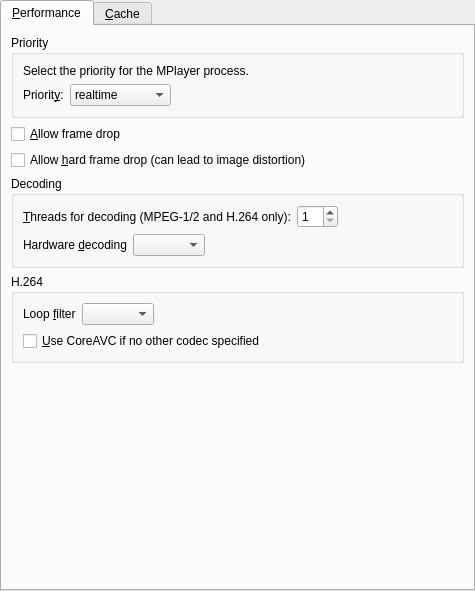
<?xml version="1.0" encoding="UTF-8"?>
<ui version="4.0">
 <class>TPerformance</class>
 <widget class="QWidget" name="TPerformance">
  <property name="geometry">
   <rect>
    <x>0</x>
    <y>0</y>
    <width>475</width>
    <height>591</height>
   </rect>
  </property>
  <layout class="QVBoxLayout">
   <property name="spacing">
    <number>6</number>
   </property>
   <property name="margin">
    <number>0</number>
   </property>
   <item>
    <widget class="QTabWidget" name="tabWidget">
     <property name="currentIndex">
      <number>0</number>
     </property>
     <widget class="QWidget" name="tab">
      <attribute name="title">
       <string>&amp;Performance</string>
      </attribute>
      <layout class="QVBoxLayout" name="verticalLayout_2">
       <item>
        <widget class="QGroupBox" name="priority_group">
         <property name="title">
          <string>Priority</string>
         </property>
         <layout class="QVBoxLayout">
          <property name="spacing">
           <number>6</number>
          </property>
          <property name="margin">
           <number>9</number>
          </property>
          <item>
           <widget class="QLabel" name="priority_intro_label">
            <property name="text">
             <string>Select the priority for the MPlayer process.</string>
            </property>
            <property name="wordWrap">
             <bool>false</bool>
            </property>
           </widget>
          </item>
          <item>
           <layout class="QHBoxLayout">
            <property name="spacing">
             <number>6</number>
            </property>
            <property name="margin">
             <number>0</number>
            </property>
            <item>
             <widget class="QLabel" name="priority_label">
              <property name="text">
               <string>Priorit&amp;y:</string>
              </property>
              <property name="wordWrap">
               <bool>false</bool>
              </property>
              <property name="buddy">
               <cstring>priority_combo</cstring>
              </property>
             </widget>
            </item>
            <item>
             <widget class="QComboBox" name="priority_combo">
              <item>
               <property name="text">
                <string>realtime</string>
               </property>
              </item>
              <item>
               <property name="text">
                <string>high</string>
               </property>
              </item>
              <item>
               <property name="text">
                <string>abovenormal</string>
               </property>
              </item>
              <item>
               <property name="text">
                <string>normal</string>
               </property>
              </item>
              <item>
               <property name="text">
                <string>belownormal</string>
               </property>
              </item>
              <item>
               <property name="text">
                <string>idle</string>
               </property>
              </item>
             </widget>
            </item>
            <item>
             <spacer>
              <property name="orientation">
               <enum>Qt::Horizontal</enum>
              </property>
              <property name="sizeType">
               <enum>QSizePolicy::Expanding</enum>
              </property>
              <property name="sizeHint" stdset="0">
               <size>
                <width>201</width>
                <height>21</height>
               </size>
              </property>
             </spacer>
            </item>
           </layout>
          </item>
         </layout>
        </widget>
       </item>
       <item>
        <widget class="QCheckBox" name="framedrop_check">
         <property name="text">
          <string>&amp;Allow frame drop</string>
         </property>
        </widget>
       </item>
       <item>
        <widget class="QCheckBox" name="hardframedrop_check">
         <property name="text">
          <string>Allow &amp;hard frame drop (can lead to image distortion)</string>
         </property>
        </widget>
       </item>
       <item>
        <widget class="QGroupBox" name="groupBox_2">
         <property name="title">
          <string>Decoding</string>
         </property>
         <layout class="QVBoxLayout" name="verticalLayout">
          <item>
           <layout class="QHBoxLayout">
            <property name="spacing">
             <number>6</number>
            </property>
            <property name="margin">
             <number>0</number>
            </property>
            <item>
             <widget class="QLabel" name="label_13">
              <property name="text">
               <string>&amp;Threads for decoding (MPEG-1/2 and H.264 only):</string>
              </property>
              <property name="buddy">
               <cstring>threads_spin</cstring>
              </property>
             </widget>
            </item>
            <item>
             <widget class="QSpinBox" name="threads_spin">
              <property name="minimum">
               <number>1</number>
              </property>
              <property name="maximum">
               <number>16</number>
              </property>
              <property name="value">
               <number>1</number>
              </property>
             </widget>
            </item>
            <item>
             <spacer>
              <property name="orientation">
               <enum>Qt::Horizontal</enum>
              </property>
              <property name="sizeHint" stdset="0">
               <size>
                <width>40</width>
                <height>20</height>
               </size>
              </property>
             </spacer>
            </item>
           </layout>
          </item>
          <item>
           <layout class="QHBoxLayout" name="horizontalLayout">
            <item>
             <widget class="QLabel" name="label_16">
              <property name="text">
               <string>Hardware &amp;decoding</string>
              </property>
              <property name="buddy">
               <cstring>hwdec_combo</cstring>
              </property>
             </widget>
            </item>
            <item>
             <widget class="QComboBox" name="hwdec_combo"/>
            </item>
            <item>
             <spacer name="horizontalSpacer">
              <property name="orientation">
               <enum>Qt::Horizontal</enum>
              </property>
              <property name="sizeHint" stdset="0">
               <size>
                <width>40</width>
                <height>20</height>
               </size>
              </property>
             </spacer>
            </item>
           </layout>
          </item>
         </layout>
        </widget>
       </item>
       <item>
        <widget class="QGroupBox" name="groupBox">
         <property name="title">
          <string>H.264</string>
         </property>
         <layout class="QVBoxLayout">
          <property name="spacing">
           <number>6</number>
          </property>
          <property name="margin">
           <number>9</number>
          </property>
          <item>
           <layout class="QHBoxLayout">
            <item>
             <widget class="QLabel" name="label_8">
              <property name="text">
               <string>Loop &amp;filter</string>
              </property>
              <property name="buddy">
               <cstring>loopfilter_combo</cstring>
              </property>
             </widget>
            </item>
            <item>
             <widget class="QComboBox" name="loopfilter_combo"/>
            </item>
            <item>
             <spacer>
              <property name="orientation">
               <enum>Qt::Horizontal</enum>
              </property>
              <property name="sizeHint" stdset="0">
               <size>
                <width>40</width>
                <height>20</height>
               </size>
              </property>
             </spacer>
            </item>
           </layout>
          </item>
          <item>
           <widget class="QCheckBox" name="coreavc_check">
            <property name="text">
             <string>&amp;Use CoreAVC if no other codec specified</string>
            </property>
           </widget>
          </item>
         </layout>
        </widget>
       </item>
       <item>
        <spacer>
         <property name="orientation">
          <enum>Qt::Vertical</enum>
         </property>
         <property name="sizeHint" stdset="0">
          <size>
           <width>20</width>
           <height>40</height>
          </size>
         </property>
        </spacer>
       </item>
      </layout>
     </widget>
     <widget class="QWidget" name="tab_2">
      <attribute name="title">
       <string>&amp;Cache</string>
      </attribute>
      <layout class="QGridLayout">
       <item row="0" column="0" colspan="4">
        <widget class="QLabel" name="textLabel1_12">
         <property name="text">
          <string>Setting a cache may improve performance on slow media</string>
         </property>
         <property name="wordWrap">
          <bool>false</bool>
         </property>
        </widget>
       </item>
       <item row="1" column="0">
        <widget class="QLabel" name="label_2">
         <property name="text">
          <string>Cache for &amp;local files:</string>
         </property>
         <property name="buddy">
          <cstring>cache_files_spin</cstring>
         </property>
        </widget>
       </item>
       <item row="1" column="1">
        <widget class="QSpinBox" name="cache_files_spin">
         <property name="maximum">
          <number>100000</number>
         </property>
        </widget>
       </item>
       <item row="1" column="2">
        <widget class="QLabel" name="label_3">
         <property name="text">
          <string>KB</string>
         </property>
        </widget>
       </item>
       <item row="1" column="3">
        <spacer>
         <property name="orientation">
          <enum>Qt::Horizontal</enum>
         </property>
         <property name="sizeHint" stdset="0">
          <size>
           <width>211</width>
           <height>20</height>
          </size>
         </property>
        </spacer>
       </item>
       <item row="2" column="0">
        <widget class="QLabel" name="label_4">
         <property name="text">
          <string>Cache for &amp;streams:</string>
         </property>
         <property name="buddy">
          <cstring>cache_streams_spin</cstring>
         </property>
        </widget>
       </item>
       <item row="2" column="1">
        <widget class="QSpinBox" name="cache_streams_spin">
         <property name="maximum">
          <number>100000</number>
         </property>
        </widget>
       </item>
       <item row="2" column="2">
        <widget class="QLabel" name="label_5">
         <property name="text">
          <string>KB</string>
         </property>
        </widget>
       </item>
       <item row="2" column="3">
        <spacer>
         <property name="orientation">
          <enum>Qt::Horizontal</enum>
         </property>
         <property name="sizeHint" stdset="0">
          <size>
           <width>211</width>
           <height>27</height>
          </size>
         </property>
        </spacer>
       </item>
       <item row="3" column="0">
        <widget class="QLabel" name="label_6">
         <property name="text">
          <string>Cache for &amp;DVDs:</string>
         </property>
         <property name="buddy">
          <cstring>cache_dvds_spin</cstring>
         </property>
        </widget>
       </item>
       <item row="3" column="1">
        <widget class="QSpinBox" name="cache_dvds_spin">
         <property name="maximum">
          <number>100000</number>
         </property>
        </widget>
       </item>
       <item row="3" column="2">
        <widget class="QLabel" name="label_7">
         <property name="text">
          <string>KB</string>
         </property>
        </widget>
       </item>
       <item row="3" column="3">
        <spacer>
         <property name="orientation">
          <enum>Qt::Horizontal</enum>
         </property>
         <property name="sizeHint" stdset="0">
          <size>
           <width>211</width>
           <height>27</height>
          </size>
         </property>
        </spacer>
       </item>
       <item row="4" column="0">
        <widget class="QLabel" name="label_9">
         <property name="text">
          <string>Cache for &amp;audio CDs:</string>
         </property>
         <property name="buddy">
          <cstring>cache_cds_spin</cstring>
         </property>
        </widget>
       </item>
       <item row="4" column="1">
        <widget class="QSpinBox" name="cache_cds_spin">
         <property name="maximum">
          <number>100000</number>
         </property>
        </widget>
       </item>
       <item row="4" column="2">
        <widget class="QLabel" name="label_10">
         <property name="text">
          <string>KB</string>
         </property>
        </widget>
       </item>
       <item row="4" column="3">
        <spacer>
         <property name="orientation">
          <enum>Qt::Horizontal</enum>
         </property>
         <property name="sizeHint" stdset="0">
          <size>
           <width>221</width>
           <height>27</height>
          </size>
         </property>
        </spacer>
       </item>
       <item row="5" column="0">
        <widget class="QLabel" name="label_12">
         <property name="text">
          <string>Cache for &amp;VCDs:</string>
         </property>
         <property name="buddy">
          <cstring>cache_vcds_spin</cstring>
         </property>
        </widget>
       </item>
       <item row="5" column="1">
        <widget class="QSpinBox" name="cache_vcds_spin">
         <property name="maximum">
          <number>100000</number>
         </property>
        </widget>
       </item>
       <item row="5" column="2">
        <widget class="QLabel" name="label_11">
         <property name="text">
          <string>KB</string>
         </property>
        </widget>
       </item>
       <item row="5" column="3">
        <spacer>
         <property name="orientation">
          <enum>Qt::Horizontal</enum>
         </property>
         <property name="sizeHint" stdset="0">
          <size>
           <width>201</width>
           <height>27</height>
          </size>
         </property>
        </spacer>
       </item>
       <item row="6" column="0">
        <widget class="QLabel" name="label_14">
         <property name="text">
          <string>Cache for &amp;TV:</string>
         </property>
         <property name="buddy">
          <cstring>cache_tv_spin</cstring>
         </property>
        </widget>
       </item>
       <item row="6" column="1">
        <widget class="QSpinBox" name="cache_tv_spin">
         <property name="maximum">
          <number>100000</number>
         </property>
        </widget>
       </item>
       <item row="6" column="2">
        <widget class="QLabel" name="label_15">
         <property name="text">
          <string>KB</string>
         </property>
        </widget>
       </item>
       <item row="6" column="3">
        <spacer>
         <property name="orientation">
          <enum>Qt::Horizontal</enum>
         </property>
         <property name="sizeHint" stdset="0">
          <size>
           <width>231</width>
           <height>27</height>
          </size>
         </property>
        </spacer>
       </item>
       <item row="7" column="2">
        <spacer>
         <property name="orientation">
          <enum>Qt::Vertical</enum>
         </property>
         <property name="sizeHint" stdset="0">
          <size>
           <width>20</width>
           <height>40</height>
          </size>
         </property>
        </spacer>
       </item>
      </layout>
     </widget>
    </widget>
   </item>
  </layout>
 </widget>
 <tabstops>
  <tabstop>tabWidget</tabstop>
  <tabstop>priority_combo</tabstop>
  <tabstop>framedrop_check</tabstop>
  <tabstop>hardframedrop_check</tabstop>
  <tabstop>threads_spin</tabstop>
  <tabstop>hwdec_combo</tabstop>
  <tabstop>loopfilter_combo</tabstop>
  <tabstop>coreavc_check</tabstop>
  <tabstop>cache_files_spin</tabstop>
  <tabstop>cache_streams_spin</tabstop>
  <tabstop>cache_dvds_spin</tabstop>
  <tabstop>cache_cds_spin</tabstop>
  <tabstop>cache_vcds_spin</tabstop>
  <tabstop>cache_tv_spin</tabstop>
 </tabstops>
 <resources/>
 <connections/>
</ui>
